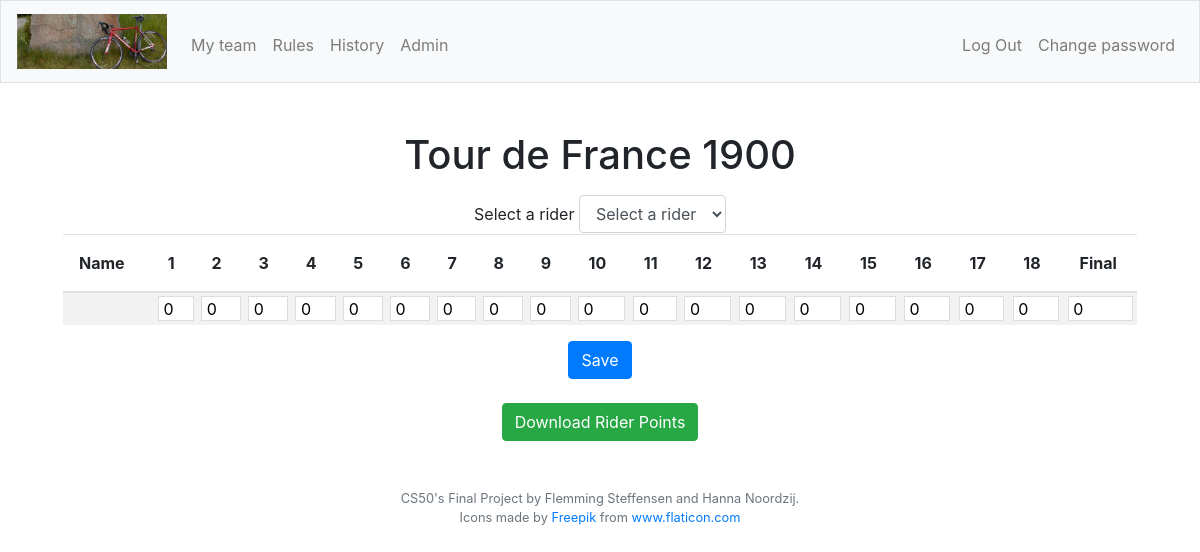
Before: /points2?activecomp=22 (signed in) with the older database file.
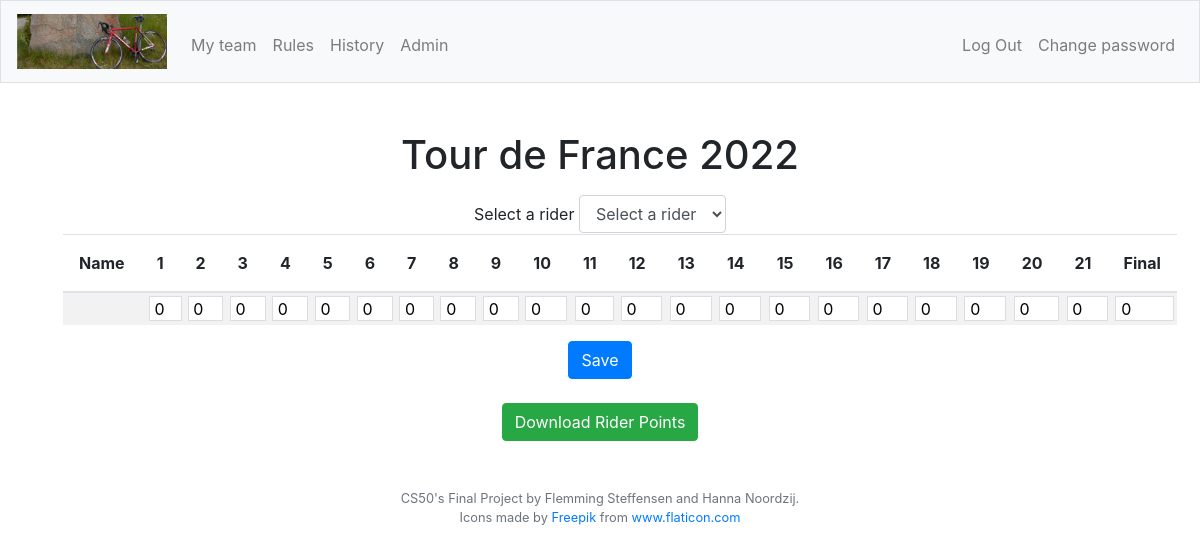
After: the same page with the newer database file.
### tables this page shows
CREATE TABLE "competitions" (
	"id"	INTEGER NOT NULL UNIQUE,
	"racetype_id"	INTEGER NOT NULL,
	"year"	TEXT NOT NULL,
	"startdate"	TEXT NOT NULL,
	"reg_active"	INTEGER NOT NULL,
	"reg_stop"	TEXT NOT NULL,
	"racedays"	INTEGER NOT NULL,
	"total_price"	INTEGER NOT NULL DEFAULT 0,
	"min_outsider"	INTEGER NOT NULL DEFAULT 0,
	PRIMARY KEY("id" AUTOINCREMENT),
	FOREIGN KEY("racetype_id") REFERENCES "racetypes"("id")
);

### app.py (the view, shortened to what this page needs)
@app.route("/points2", methods=["GET", "POST"])
@login_required
def points2():
    if request.method == "GET":
        role = getRole()
        compid = request.args.get('activecomp', None)
        comps = db.execute("SELECT id, racetype_id, year FROM competitions WHERE id = :compid", compid=compid)
        riderpoints = db.execute("SELECT ri.id, ri.rider, po.day1, po.day2, po.day3, po.day4, po.day5, po.day6, po.day7, po.day8, po.day9, po.day10, po.day11, po.day12, po.day13, po.day14, po.day15, po.day16, po.day17, po.day18, po.day19, po.day20, po.day21, po.day22, po.day23, po.day24, po.day25, po.day26, po.day27, po.day28, po.day29, po.day30, po.final FROM riders ri LEFT JOIN points po ON po.rider_id = ri.id WHERE ri.comp_id = :compid ORDER BY ri.rider ASC", compid=compid)
        daysInComp = db.execute("SELECT racedays FROM competitions WHERE id = :compid", compid=compid)
        riderPointsExcel = db.execute("SELECT ri.id, ri.rider, po.day1, po.day2, po.day3, po.day4, po.day5, po.day6, po.day7, po.day8, po.day9, \
                                                po.day10, po.day11, po.day12, po.day13, po.day14, po.day15, po.day16, po.day17, po.day18, po.day19,\
                                                po.day20, po.day21, po.day22, po.day23, po.day24, po.day25, po.day26, po.day27, po.day28, po.day29, \
                                                po.day30, po.final FROM riders ri LEFT JOIN points po ON po.rider_id = ri.id \
                                                WHERE ri.comp_id = :compid ORDER BY ri.rider ASC", compid=compid)
        df = pd.DataFrame(riderPointsExcel)
        with pd.ExcelWriter('static/ridersPoints.xlsx', engine='xlsxwriter') as writer:
            df.to_excel(writer, sheet_name='Sheet')
        return render_template("points2.html", role=role, riderpoints=riderpoints, daysInComp=daysInComp, compid=compid, comps=comps)

### app.py (called while the page is built)
@app.after_request
def after_request(response):
    response.headers["Cache-Control"] = "no-cache, no-store, must-revalidate"
    response.headers["Expires"] = 0
    response.headers["Pragma"] = "no-cache"
    return response

### helpers.py (called while the page is built)
def login_required(f):
    @wraps(f)
    def decorated_function(*args, **kwargs):
        if session.get("user_id") is None:
            return redirect("/login")
        return f(*args, **kwargs)
    return decorated_function

def getRole():
    role = db.execute("SELECT role FROM users WHERE id = :userid", userid=session["user_id"])
    role2 = role[0]["role"]
    return role2

### templates/points2.html (shortened to what this page needs)
{% extends "layout.html" %}
{% block adminNav %}
    {% if role == 2 %}
        <li class="nav-item"><a class="nav-link" href="/admin">Admin</a></li>
    {% endif %}
{% endblock %}
{% block main %}
    {% if daysInComp %}
        {% for comp in comps %}
            <div>
                {% if comp.racetype_id == 1 %}
                    <h1 class="">Tour de France {{comp.year}}</h1>
                {% elif comp.racetype_id == 2 %}
                    <h1 class="">Giro d'Italia {{comp.year}}</h1>
                {% elif comp.racetype_id == 3 %}
                    <h1 class="">Vuelta a España {{comp.year}}</h1>
                {% else %}
                    <h1 class="">Unknown competition</h1>
                {% endif %}
            </div>
        {% endfor %}
        <form id="points2" action="/points2" method="post">
                    <div class="col-12">
                        <label for="rider">Select a rider</label>
                        <select class="form-control" name="rider" id="rider">
                            <option selected style="font-style: italic;">Select a rider</option>
                        </select>
                    </div>
                    <div class="col-12">
                        <table class="table table-striped table-sm ptable">
                            <thead>
                                <tr>
                                    <th class="pname">Name</th>
                                    {% for number in range(daysInComp[0]["racedays"]) %}
                                    <th>{{number + 1}}</th>
                                    {% endfor %}
                                    <th class="">Final</th>
                                </tr>
                            </thead>
                            <tbody>
                                <tr>
                                    <td class="pname" id="ridername" style="white-space: nowrap;"></td>
                                    {% for number in range(daysInComp[0]["racedays"]) %}
                                        {% set day = "day" ~ (number+1)%}
                                        <td><input class="points" type="number" name="{{day}}" id="{{day}}" value="0"></td>
                                    {% endfor %}
                                    <td><input class="points" type="number" name="final" id="final" value="0"></td>
                                </tr>
                            </tbody>
                        </table>
                    </div>
            <button class="btn btn-primary" type="submit">Save</button>
        </form>
        <div>
            <br>
            <a href="static/ridersPoints.xlsx" download><button class="btn btn-success">Download Rider Points</button></a>
        </div>
    {% endif %}
{% endblock %}

Changed rows visible on the page:
changed competitions: year "1900" → "2022"
Other visible differences:
new list line: "19"
new list line: "20"
new list line: "21"
new list line: "0"
